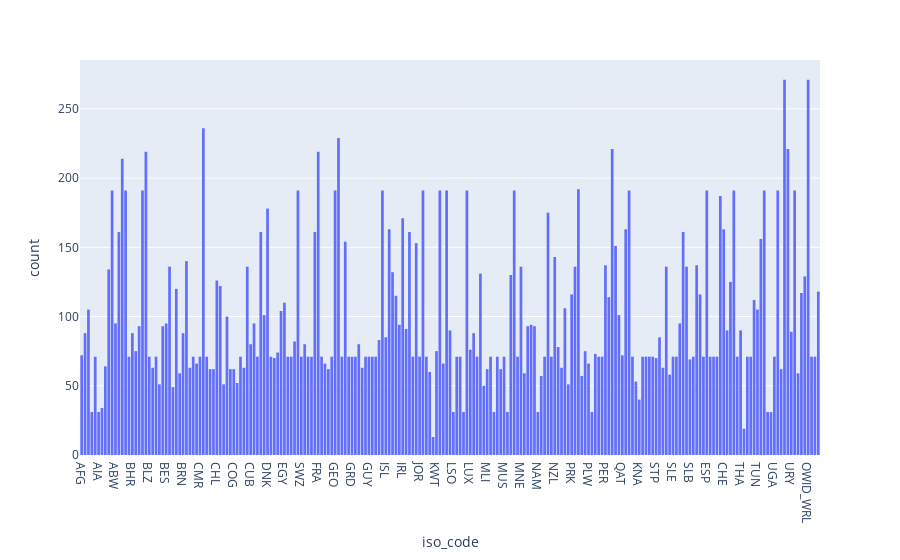

The code cell stored with this chart in its notebook:
### Code cell
px.histogram(df, x="iso_code")

### Figure 1 — Plotly figure (JSON) as saved in the notebook; plotly's stock layout.template omitted (floating-point values rounded to 4 significant figures; data arrays with more than 128 entries replaced by an {"elided": "..."} marker saying what was removed)
{"data": [{"alignmentgroup": "True", "bingroup": "x", "hovertemplate": "iso_code=%{x}<br>count=%{y}<extra></extra>", "legendgroup": "", "marker": {"color": "#636efa", "pattern": {"shape": ""}}, "name": "", "offsetgroup": "", "orientation": "v", "showlegend": false, "type": "histogram", "x": {"elided": "25204 str values"}, "xaxis": "x", "yaxis": "y"}], "layout": {"barmode": "relative", "legend": {"tracegroupgap": 0}, "margin": {"t": 60}, "xaxis": {"anchor": "y", "domain": [0, 1], "title": {"text": "iso_code"}}, "yaxis": {"anchor": "x", "domain": [0, 1], "title": {"text": "count"}}}}
